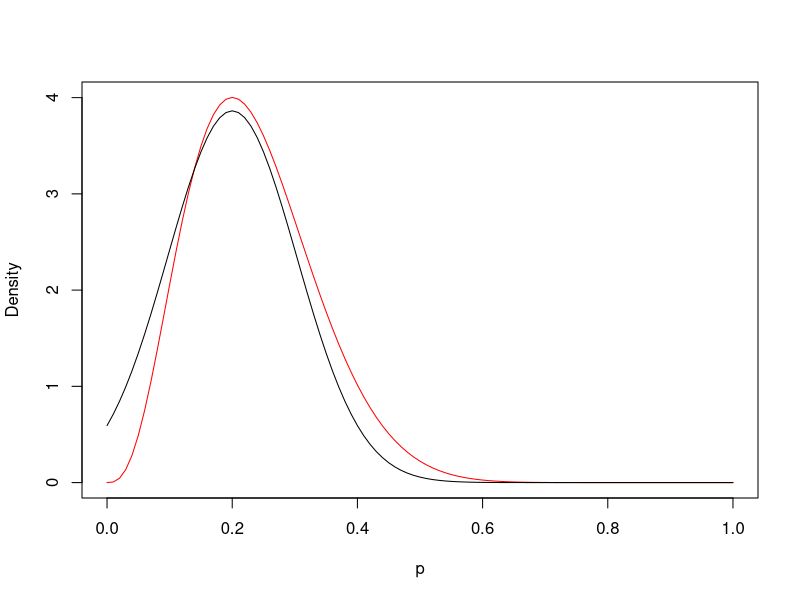
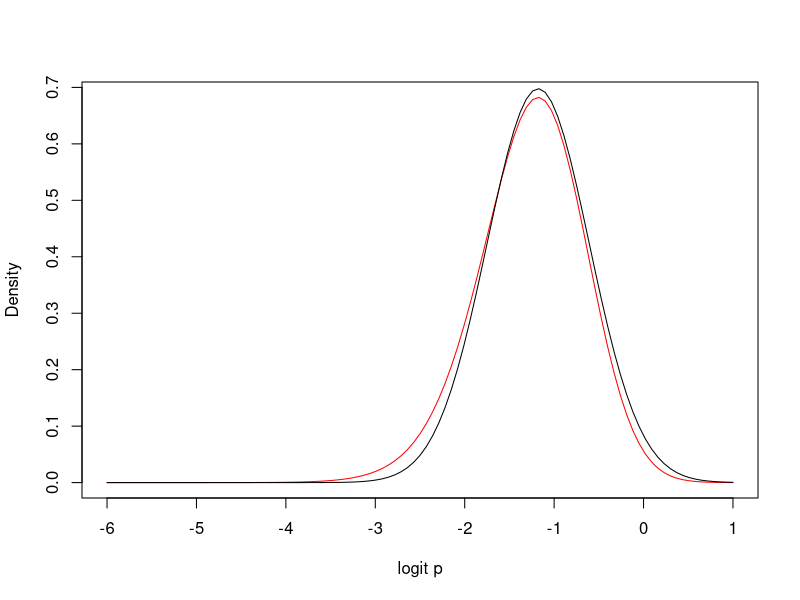
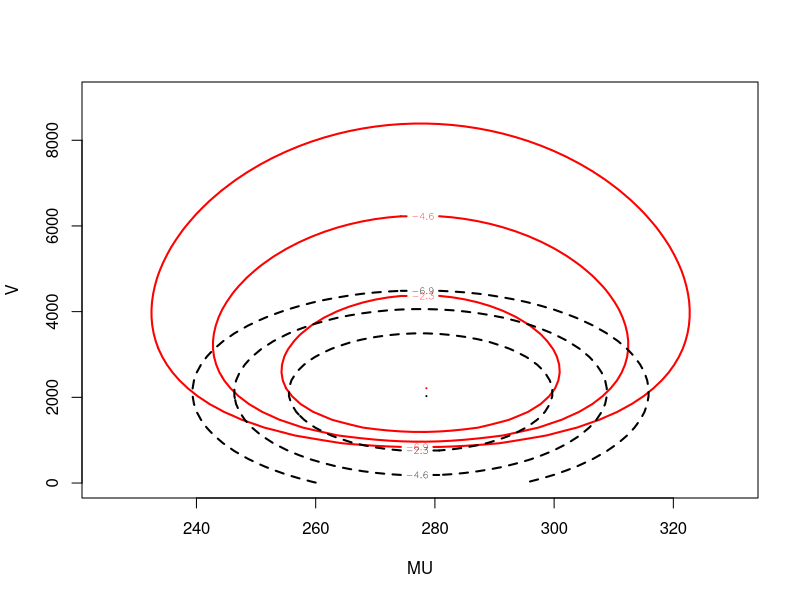
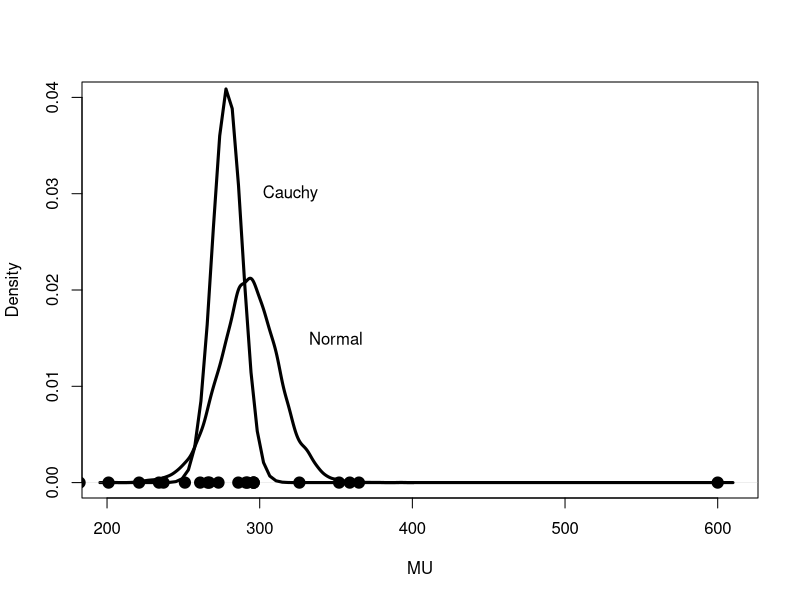
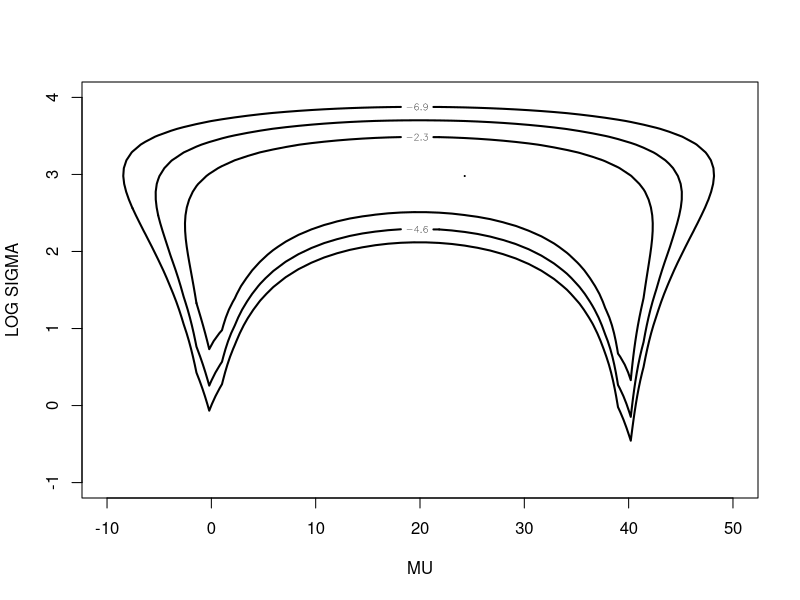
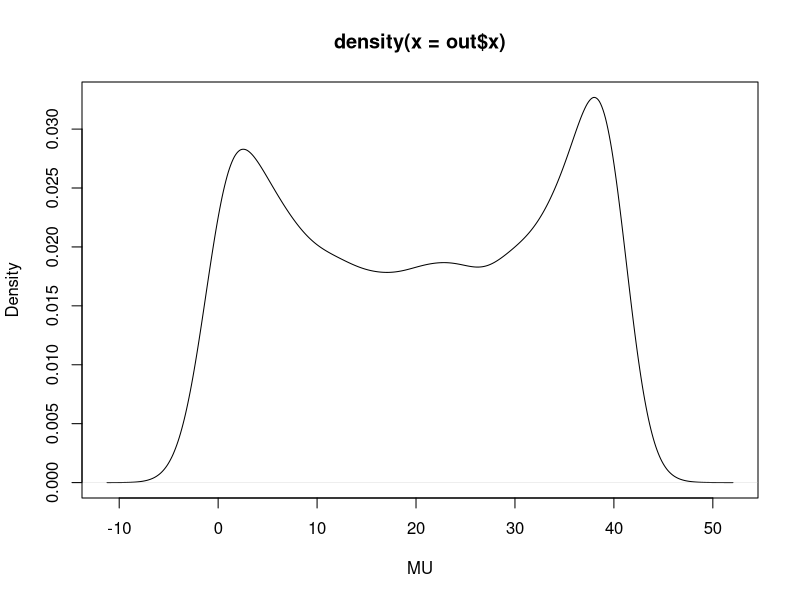

These figures' R source, in order:
## ---- chunk 1
knitr::opts_chunk$set(echo = TRUE,
                      warning = FALSE,
                      message = FALSE)
## ---- chunk 2
library(LearnBayes)
library(readr)
## ---- chunk 3
library(LearnBayes)
n <- 15
y <- 3
logpost <- function(p, y, n){
  y * log(p) + (n - y) * log(1 - p)
}
fit <- laplace(logpost, y / n, y, n)
curve(dbeta(x, y + 1, n - y + 1), 0, 1,
      col = "red", ylab = "Density",
      xlab = "p")
curve(dnorm(x, fit$mode, sqrt(fit$var)), 
      add = TRUE)
## ---- chunk 4
n <- 15
y <- 3
logpost2 <- function(theta, y, n){
  p <- exp(theta) / (1 + exp(theta))
  (y + 1) * log(p) + (n - y + 1) * log(1 - p)
}
fit2 <- laplace(logpost2, -2, y, n)
curve((exp(x) / (1 + exp(x))) ^ (y + 1) *
        (1 - exp(x) / (1 + exp(x))) ^ (n - y + 1) /
        beta(y + 1, n - y + 1), 
        -6, 1,
      col = "red", ylab = "Density",
      xlab = "logit p")
curve(dnorm(x, fit2$mode, sqrt(fit2$var)), 
      add = TRUE)
## ---- chunk 5
mycontour(normchi2post,  c(225, 330, 10, 9000),
          marathontimes$time, 
          col="red", xlab="MU", ylab="V")
n <- length(marathontimes$time)
mu.est <- mean(marathontimes$time)
var.est <- sum((marathontimes$time - mu.est) ^ 2) / 
  (n + 2)
Sigma <- diag(c(var.est / n, 2 * var.est ^ 2 / (n + 2)))
log.dmnorm <- function(x, pars){
  dmnorm(x, pars$mean, pars$varcov, log = TRUE)
}
pars <- list(mean = c(mu.est, var.est), varcov=Sigma)
mycontour(log.dmnorm,
          c(225, 330, 10, 9000),
          pars, add=TRUE, lty=2)
## ---- chunk 6
time2 <- c(marathontimes$time, 600)
## ---- chunk 7
normsim_MU <- function(d, m){
  S <-  sum((d - mean(d)) ^ 2)
  xbar <-  mean(d)
  n <- length(d)
  SIGMA2 <- S / rchisq(m, n - 1)
  rnorm(m, mean = xbar, 
                 sd = sqrt(SIGMA2) / sqrt(n))
}
sim_MU <- normsim_MU(time2, 10000)
## ---- chunk 8
cfit <- laplace(cauchyerrorpost, c(0, 0), time2)
plot(density(sim_MU),
     xlim=c(200,610),
     ylim=c(0,.04),
     xlab="MU", main="", lwd=3)
curve(dnorm(x, cfit$mode[1], sqrt(cfit$var[1,1])),
      add=TRUE, lwd=3)
text(350, 0.015,"Normal")
text(320, 0.03, "Cauchy")
points(time2, 0 * time2, pch=19, cex=1.5)
## ---- chunk 9
d2 <- read_csv("../data/non_normal.csv")
## ---- chunk 10
ndata <- c(0.1, -0.9, -0.1, -2.1,  1.4, -0.2,
           0.5, -1.7,  1.5, -0.6, 40.5, 39.8,
           40.6, 39.5, 38.7, 39.1, 40.9, 40.6,
           39.8, 39.8)
mycontour(cauchyerrorpost, c(-10, 50, -1, 4),
          ndata,
          xlab = "MU",
          ylab = "LOG SIGMA")
## ---- chunk 11
out <- simcontour(cauchyerrorpost, c(-10, 50, -1, 4),
          d2$Observation, 10000)
plot(density(out$x),
     xlab = "MU")
